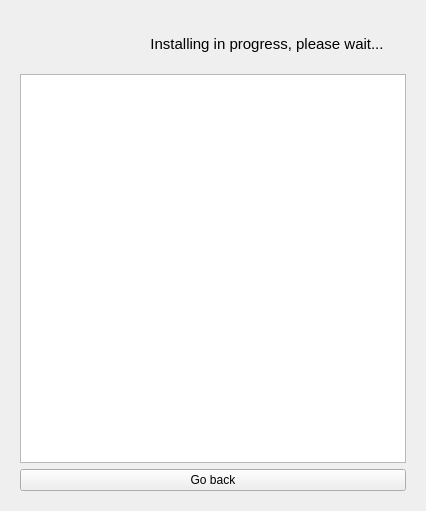
<?xml version="1.0" encoding="UTF-8"?>
<ui version="4.0">
 <class>Widget</class>
 <widget class="QWidget" name="Widget">
  <property name="geometry">
   <rect>
    <x>0</x>
    <y>0</y>
    <width>426</width>
    <height>511</height>
   </rect>
  </property>
  <property name="sizePolicy">
   <sizepolicy hsizetype="MinimumExpanding" vsizetype="Minimum">
    <horstretch>0</horstretch>
    <verstretch>0</verstretch>
   </sizepolicy>
  </property>
  <property name="minimumSize">
   <size>
    <width>0</width>
    <height>100</height>
   </size>
  </property>
  <property name="windowTitle">
   <string>Form</string>
  </property>
  <layout class="QVBoxLayout" name="verticalLayout">
   <item>
    <widget class="QStackedWidget" name="mainPager">
     <property name="currentIndex">
      <number>2</number>
     </property>
     <widget class="QWidget" name="pageDropArchive">
      <layout class="QVBoxLayout" name="verticalLayout_4">
       <item>
        <widget class="DVIDropArea" name="lblPictureDropArchive">
         <property name="acceptDrops">
          <bool>true</bool>
         </property>
         <property name="text">
          <string notr="true"/>
         </property>
         <property name="pixmap">
          <pixmap resource="res.qrc">:/images/res/drop.svg</pixmap>
         </property>
         <property name="alignment">
          <set>Qt::AlignBottom|Qt::AlignHCenter</set>
         </property>
        </widget>
       </item>
       <item>
        <widget class="DVIDropArea" name="lblHintDropArchive">
         <property name="text">
          <string>Drag and drop your Ventoy archive
named &quot;ventoy-x.y.z-linux.tar.gz&quot; here</string>
         </property>
         <property name="alignment">
          <set>Qt::AlignHCenter|Qt::AlignTop</set>
         </property>
        </widget>
       </item>
       <item>
        <widget class="QPushButton" name="btnDownloadLatest">
         <property name="text">
          <string>Download Latest</string>
         </property>
        </widget>
       </item>
       <item>
        <widget class="QPushButton" name="btnUsePreviousExtraction">
         <property name="text">
          <string>Use the previous extraction in temporary folder</string>
         </property>
        </widget>
       </item>
      </layout>
     </widget>
     <widget class="QWidget" name="pageInstall">
      <layout class="QVBoxLayout" name="verticalLayout_3">
       <item>
        <layout class="QHBoxLayout" name="layDeviceSelector">
         <property name="spacing">
          <number>6</number>
         </property>
         <property name="sizeConstraint">
          <enum>QLayout::SetMinAndMaxSize</enum>
         </property>
         <item>
          <widget class="QComboBox" name="selectDevice_combo">
           <property name="sizePolicy">
            <sizepolicy hsizetype="Expanding" vsizetype="Fixed">
             <horstretch>0</horstretch>
             <verstretch>0</verstretch>
            </sizepolicy>
           </property>
          </widget>
         </item>
         <item>
          <widget class="QPushButton" name="btnRefreshDeviceList">
           <property name="sizePolicy">
            <sizepolicy hsizetype="Preferred" vsizetype="Preferred">
             <horstretch>0</horstretch>
             <verstretch>0</verstretch>
            </sizepolicy>
           </property>
           <property name="text">
            <string/>
           </property>
           <property name="icon">
            <iconset resource="res.qrc">
             <normaloff>:/images/res/refresh.svg</normaloff>:/images/res/refresh.svg</iconset>
           </property>
           <property name="iconSize">
            <size>
             <width>16</width>
             <height>16</height>
            </size>
           </property>
          </widget>
         </item>
        </layout>
       </item>
       <item>
        <layout class="QGridLayout" name="layVersionIndicate">
         <property name="sizeConstraint">
          <enum>QLayout::SetMinimumSize</enum>
         </property>
         <item row="0" column="0">
          <widget class="QLabel" name="lblSelectedVentoyVerText">
           <property name="sizePolicy">
            <sizepolicy hsizetype="Preferred" vsizetype="Minimum">
             <horstretch>0</horstretch>
             <verstretch>0</verstretch>
            </sizepolicy>
           </property>
           <property name="text">
            <string>Selected Ventoy
Archive Version</string>
           </property>
           <property name="alignment">
            <set>Qt::AlignCenter</set>
           </property>
           <property name="wordWrap">
            <bool>false</bool>
           </property>
          </widget>
         </item>
         <item row="0" column="1">
          <spacer name="horizontalSpacer">
           <property name="orientation">
            <enum>Qt::Horizontal</enum>
           </property>
           <property name="sizeHint" stdset="0">
            <size>
             <width>40</width>
             <height>20</height>
            </size>
           </property>
          </spacer>
         </item>
         <item row="2" column="0">
          <widget class="QLabel" name="lblSelectedVentoyVerVal">
           <property name="sizePolicy">
            <sizepolicy hsizetype="Preferred" vsizetype="Minimum">
             <horstretch>0</horstretch>
             <verstretch>0</verstretch>
            </sizepolicy>
           </property>
           <property name="text">
            <string/>
           </property>
           <property name="alignment">
            <set>Qt::AlignCenter</set>
           </property>
          </widget>
         </item>
         <item row="2" column="2">
          <widget class="QLabel" name="lblDeviceVentoyVerVal">
           <property name="sizePolicy">
            <sizepolicy hsizetype="Preferred" vsizetype="Minimum">
             <horstretch>0</horstretch>
             <verstretch>0</verstretch>
            </sizepolicy>
           </property>
           <property name="text">
            <string/>
           </property>
           <property name="alignment">
            <set>Qt::AlignCenter</set>
           </property>
          </widget>
         </item>
         <item row="0" column="2">
          <widget class="QLabel" name="lblDeviceVentoyVerText">
           <property name="sizePolicy">
            <sizepolicy hsizetype="Preferred" vsizetype="Minimum">
             <horstretch>0</horstretch>
             <verstretch>0</verstretch>
            </sizepolicy>
           </property>
           <property name="text">
            <string>Ventoy Version
in Device</string>
           </property>
           <property name="alignment">
            <set>Qt::AlignCenter</set>
           </property>
           <property name="wordWrap">
            <bool>false</bool>
           </property>
          </widget>
         </item>
         <item row="2" column="1">
          <widget class="QLabel" name="lblRightHandArrow">
           <property name="sizePolicy">
            <sizepolicy hsizetype="Preferred" vsizetype="Minimum">
             <horstretch>0</horstretch>
             <verstretch>0</verstretch>
            </sizepolicy>
           </property>
           <property name="text">
            <string/>
           </property>
          </widget>
         </item>
         <item row="1" column="2">
          <widget class="QPushButton" name="btnQueryDeviceVentoyVer">
           <property name="text">
            <string/>
           </property>
           <property name="icon">
            <iconset resource="res.qrc">
             <normaloff>:/images/res/refresh.svg</normaloff>:/images/res/refresh.svg</iconset>
           </property>
           <property name="flat">
            <bool>true</bool>
           </property>
          </widget>
         </item>
        </layout>
       </item>
       <item>
        <spacer name="spcCenter">
         <property name="orientation">
          <enum>Qt::Vertical</enum>
         </property>
         <property name="sizeType">
          <enum>QSizePolicy::Expanding</enum>
         </property>
         <property name="sizeHint" stdset="0">
          <size>
           <width>20</width>
           <height>40</height>
          </size>
         </property>
        </spacer>
       </item>
       <item>
        <widget class="QLabel" name="lblTips">
         <property name="text">
          <string/>
         </property>
        </widget>
       </item>
       <item>
        <widget class="QGroupBox" name="grpAdditionalConfig">
         <property name="sizePolicy">
          <sizepolicy hsizetype="Preferred" vsizetype="Minimum">
           <horstretch>0</horstretch>
           <verstretch>0</verstretch>
          </sizepolicy>
         </property>
         <property name="title">
          <string>Additional Configuration</string>
         </property>
         <property name="checkable">
          <bool>false</bool>
         </property>
         <layout class="QVBoxLayout" name="verticalLayout_2">
          <item>
           <widget class="QCheckBox" name="chkEnableSecureBoot">
            <property name="text">
             <string>Enable Secure Boot support (experimental)</string>
            </property>
           </widget>
          </item>
          <item>
           <widget class="QCheckBox" name="chkUseGptPartTable">
            <property name="text">
             <string>Use GPT partition table for target device</string>
            </property>
           </widget>
          </item>
          <item>
           <layout class="QHBoxLayout" name="layCustomVolLabel">
            <item>
             <widget class="QCheckBox" name="chkUseCustomVolLabel">
              <property name="text">
               <string>Custom volume label</string>
              </property>
             </widget>
            </item>
            <item>
             <widget class="QLineEdit" name="lineCustomVolLabel">
              <property name="enabled">
               <bool>false</bool>
              </property>
              <property name="acceptDrops">
               <bool>true</bool>
              </property>
              <property name="placeholderText">
               <string>ventoy</string>
              </property>
             </widget>
            </item>
           </layout>
          </item>
         </layout>
        </widget>
       </item>
       <item>
        <widget class="QPushButton" name="btnInstall">
         <property name="text">
          <string>Install</string>
         </property>
        </widget>
       </item>
      </layout>
     </widget>
     <widget class="QWidget" name="pageInstallProces">
      <layout class="QVBoxLayout" name="verticalLayout_5">
       <item>
        <layout class="QHBoxLayout" name="hlayProgressHeader">
         <item>
          <widget class="DSpinner" name="spinnerInstall">
           <property name="sizePolicy">
            <sizepolicy hsizetype="Minimum" vsizetype="Minimum">
             <horstretch>0</horstretch>
             <verstretch>0</verstretch>
            </sizepolicy>
           </property>
           <property name="minimumSize">
            <size>
             <width>48</width>
             <height>48</height>
            </size>
           </property>
          </widget>
         </item>
         <item>
          <widget class="QLabel" name="lblSuccessFailImage">
           <property name="sizePolicy">
            <sizepolicy hsizetype="Minimum" vsizetype="Minimum">
             <horstretch>0</horstretch>
             <verstretch>0</verstretch>
            </sizepolicy>
           </property>
           <property name="minimumSize">
            <size>
             <width>48</width>
             <height>48</height>
            </size>
           </property>
           <property name="text">
            <string notr="true"/>
           </property>
          </widget>
         </item>
         <item>
          <widget class="QLabel" name="lblInstallPrompt">
           <property name="sizePolicy">
            <sizepolicy hsizetype="Expanding" vsizetype="Preferred">
             <horstretch>0</horstretch>
             <verstretch>0</verstretch>
            </sizepolicy>
           </property>
           <property name="font">
            <font>
             <pointsize>11</pointsize>
            </font>
           </property>
           <property name="text">
            <string>Installing in progress, please wait...</string>
           </property>
           <property name="alignment">
            <set>Qt::AlignCenter</set>
           </property>
          </widget>
         </item>
        </layout>
       </item>
       <item>
        <widget class="QPlainTextEdit" name="textInstallLogs">
         <property name="undoRedoEnabled">
          <bool>false</bool>
         </property>
        </widget>
       </item>
       <item>
        <widget class="QPushButton" name="btnBack">
         <property name="text">
          <string>Go back</string>
         </property>
        </widget>
       </item>
      </layout>
     </widget>
    </widget>
   </item>
  </layout>
 </widget>
 <customwidgets>
  <customwidget>
   <class>DVIDropArea</class>
   <extends>QLabel</extends>
   <header>dvidroparea.h</header>
  </customwidget>
  <customwidget>
   <class>DSpinner</class>
   <extends>QWidget</extends>
   <header>dspinner.h</header>
   <container>1</container>
  </customwidget>
 </customwidgets>
 <resources>
   <include location="res.qrc"/>
 </resources>
 <connections/>
</ui>
